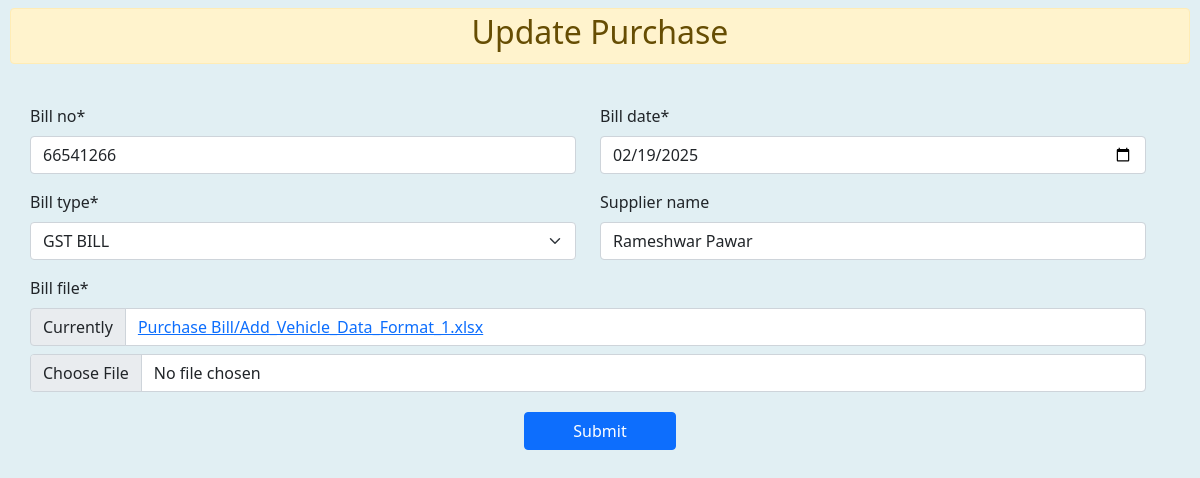
Page /workshop/update_purchase/1 on the committed database.
### ERP_Admin/models.py (models this page shows, shortened)
class Purchase(models.Model):
    bill_no = models.CharField(max_length=50, db_index=True, unique=True, null=False, blank=False)
    supplier_name = models.CharField(max_length=100, db_index=True, null=True, blank=True)
    bill_type = models.CharField(max_length=30, db_index=True, choices=PURCHASE_GST)
    bill_date = models.DateField(auto_now_add=False, db_index=True)
    total_cost = models.DecimalField(max_digits=12, decimal_places=2, default=0.0)
    bill_file = models.FileField(upload_to="Purchase Bill", null=True, blank=False)
    paid_status = models.CharField(max_length=20, choices=PURCHASE_PAID_STATUS, default='UnPaid')

### ERP_Workshop/views.py (the view)
# urls.py: path('update_purchase/<int:id>', views.update_purchase, name='finance_update_purchase')
def update_purchase(request, id):
    purchase = Purchase.objects.get(id=id)  # Retrieve the JobCard instance
    if request.method == 'POST':
        form = PurchaseForm(request.POST, request.FILES, instance=purchase)
        if form.is_valid():
            form.save()
            messages.success(request, 'Purchase Updated Successfully.')
    else:
        form = PurchaseForm(instance=purchase)
    return render(request, 'workshop_update_purchase.html', {'form': form})

### ERP_Workshop/forms.py (shortened to what this page needs)
class PurchaseForm(forms.ModelForm):
    class Meta:
        model = Purchase
        fields = ['bill_no','bill_date','bill_type', 'supplier_name', 'bill_file']
        widgets={
            'bill_date': forms.TextInput(attrs={'type': 'date' })
        }

### ERP_Workshop/templates/workshop_update_purchase.html (shortened to what this page needs)
{% extends "base_window.html" %}
{% load crispy_forms_tags %}
{% block content %}
<main id="main" class="main">
    <section class="section dashboard">
        <div class="alert alert-warning text-center mt-2 p-1">
            <h2>Update Purchase </h2>
        </div>
        <div class="container-fluid mb-3 form-header p-3">
            <div class="row p-1 rounded">
                <div class="col-sm-12">
                   <form method="POST" enctype="multipart/form-data" > {% csrf_token %}
                        <div class="row  mt-1">
                            <div class="row">
                                <div class="col-md-6">
                                    {{form.bill_no|as_crispy_field}}
                                </div>
                                <div class="col-md-6">
                                    {{form.bill_date|as_crispy_field}}
                                </div>
                                <div class="col-md-6">
                                    {{form.bill_type|as_crispy_field}}
                                </div>
                                <div class="col-md-6">
                                    {{form.supplier_name|as_crispy_field}}
                                </div>
                                <div class="col-md-12">
                                    {{form.bill_file|as_crispy_field}}
                                </div>
                            </div>
                        </div>
                        <center><button type="submit" class="btn btn-primary mt-1 px-5">Submit</button></center>
                    </form>
                </div>
            </div>
        </div>
    </section>
</main>
{% endblock content %}

### ERP_Admin/templates/base_window.html (style rules this page uses)
body { padding: 0px 10px; background-color: rgb(225, 239, 243); }

### rows in the picture
Purchase: bill_no "66541266", bill_date "02/19/2025", bill_type "GST BILL", supplier_name "Rameshwar Pawar"
